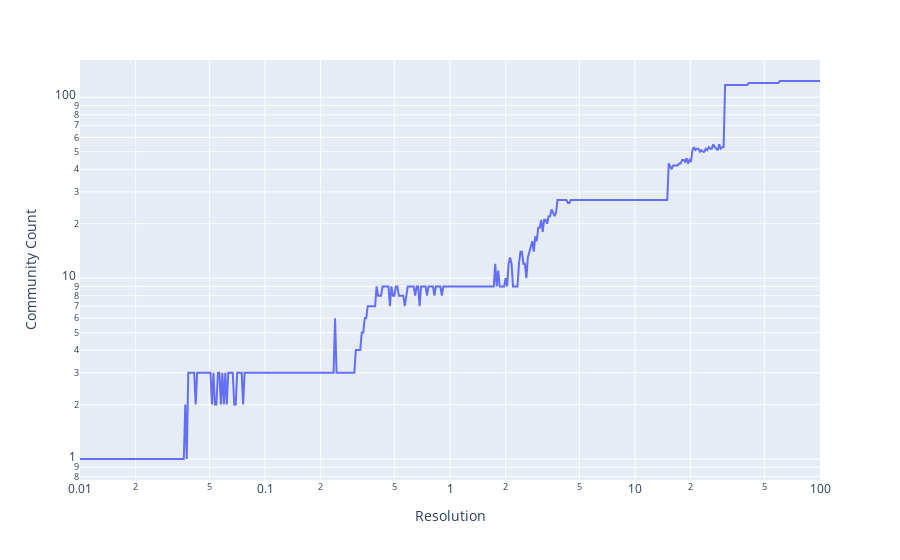

Notebook code for this chart:
### Markdown cell above
<div style="background-color: #e6ffe6; border-radius: 5px;">
    
_Note:_ In the **modularity formula** introduced [here](./modularity.ipynb), we saw the appearance of the resolution parameter ($\gamma$). If we take a closer look at the formula we can easily see that when the resolution ($\gamma$) equals to $0$, the formula gives us the fraction of *internal edges* in the community. So by calculating the $1 - modularity$ (with $\gamma = 0$) we can get the fraction of *external edges*.

</div>

### Code cell
fig = px.line(x=resolutions, y=community_count, log_x=True, log_y=True, labels={'x': 'Resolution', 'y': 'Community Count'})
pyo.iplot(fig)

### Figure 1 — Plotly figure (JSON) as saved in the notebook; plotly's stock layout.template omitted (floating-point values rounded to 4 significant figures; data arrays with more than 128 entries replaced by an {"elided": "..."} marker saying what was removed)
{"data": [{"hovertemplate": "Resolution=%{x}<br>Community Count=%{y}<extra></extra>", "legendgroup": "", "line": {"color": "#636efa", "dash": "solid"}, "marker": {"symbol": "circle"}, "mode": "lines", "name": "", "orientation": "v", "showlegend": false, "type": "scatter", "x": {"elided": "500 float values"}, "xaxis": "x", "y": {"elided": "500 int values"}, "yaxis": "y"}], "layout": {"legend": {"tracegroupgap": 0}, "margin": {"t": 60}, "xaxis": {"anchor": "y", "domain": [0, 1], "title": {"text": "Resolution"}, "type": "log"}, "yaxis": {"anchor": "x", "domain": [0, 1], "title": {"text": "Community Count"}, "type": "log"}}}
